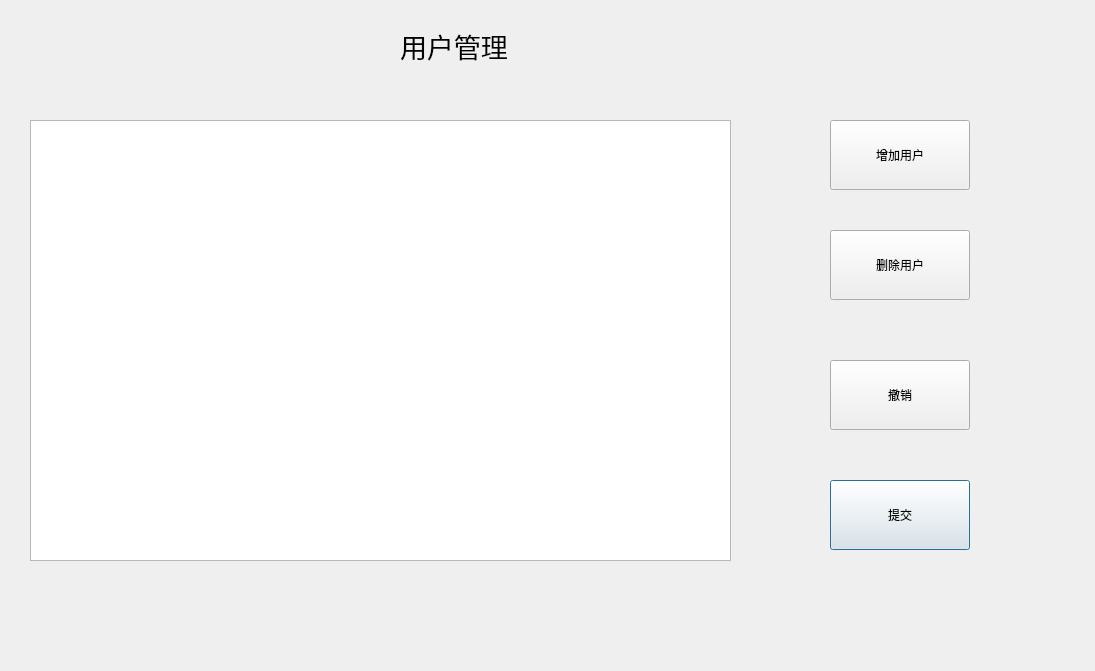
<?xml version="1.0" encoding="UTF-8"?>
<ui version="4.0">
 <class>unsercenter</class>
 <widget class="QDialog" name="unsercenter">
  <property name="geometry">
   <rect>
    <x>0</x>
    <y>0</y>
    <width>1095</width>
    <height>671</height>
   </rect>
  </property>
  <property name="windowTitle">
   <string>Dialog</string>
  </property>
  <widget class="QLabel" name="label">
   <property name="geometry">
    <rect>
     <x>400</x>
     <y>30</y>
     <width>291</width>
     <height>31</height>
    </rect>
   </property>
   <property name="font">
    <font>
     <family>Agency FB</family>
     <pointsize>20</pointsize>
    </font>
   </property>
   <property name="text">
    <string>用户管理</string>
   </property>
  </widget>
  <widget class="QTableView" name="tableView">
   <property name="geometry">
    <rect>
     <x>30</x>
     <y>120</y>
     <width>701</width>
     <height>441</height>
    </rect>
   </property>
   <property name="selectionMode">
    <enum>QAbstractItemView::SingleSelection</enum>
   </property>
  </widget>
  <widget class="QPushButton" name="submitBtn">
   <property name="geometry">
    <rect>
     <x>830</x>
     <y>480</y>
     <width>140</width>
     <height>70</height>
    </rect>
   </property>
   <property name="text">
    <string>提交</string>
   </property>
  </widget>
  <widget class="QPushButton" name="cancelBtn">
   <property name="geometry">
    <rect>
     <x>830</x>
     <y>360</y>
     <width>140</width>
     <height>70</height>
    </rect>
   </property>
   <property name="text">
    <string>撤销</string>
   </property>
  </widget>
  <widget class="QPushButton" name="delBtn">
   <property name="geometry">
    <rect>
     <x>830</x>
     <y>230</y>
     <width>140</width>
     <height>70</height>
    </rect>
   </property>
   <property name="text">
    <string>删除用户</string>
   </property>
  </widget>
  <widget class="QPushButton" name="addBtn">
   <property name="geometry">
    <rect>
     <x>830</x>
     <y>120</y>
     <width>140</width>
     <height>70</height>
    </rect>
   </property>
   <property name="sizePolicy">
    <sizepolicy hsizetype="Fixed" vsizetype="Fixed">
     <horstretch>0</horstretch>
     <verstretch>0</verstretch>
    </sizepolicy>
   </property>
   <property name="text">
    <string>增加用户</string>
   </property>
  </widget>
  <widget class="QLabel" name="label_2">
   <property name="geometry">
    <rect>
     <x>0</x>
     <y>0</y>
     <width>1101</width>
     <height>671</height>
    </rect>
   </property>
   <property name="styleSheet">
    <string notr="true">border-image: url(:/icon/backimage.jpg);</string>
   </property>
   <property name="text">
    <string/>
   </property>
  </widget>
  <zorder>label_2</zorder>
  <zorder>label</zorder>
  <zorder>tableView</zorder>
  <zorder>submitBtn</zorder>
  <zorder>cancelBtn</zorder>
  <zorder>delBtn</zorder>
  <zorder>addBtn</zorder>
 </widget>
 <resources/>
 <connections>
  <connection>
   <sender>addBtn</sender>
   <signal>clicked()</signal>
   <receiver>unsercenter</receiver>
   <slot>addSlot()</slot>
   <hints>
    <hint type="sourcelabel">
     <x>383</x>
     <y>85</y>
    </hint>
    <hint type="destinationlabel">
     <x>385</x>
     <y>102</y>
    </hint>
   </hints>
  </connection>
  <connection>
   <sender>delBtn</sender>
   <signal>clicked()</signal>
   <receiver>unsercenter</receiver>
   <slot>deleteSlot()</slot>
   <hints>
    <hint type="sourcelabel">
     <x>643</x>
     <y>82</y>
    </hint>
    <hint type="destinationlabel">
     <x>650</x>
     <y>46</y>
    </hint>
   </hints>
  </connection>
 </connections>
 <slots>
  <slot>addSlot()</slot>
  <slot>deleteSlot()</slot>
 </slots>
</ui>
